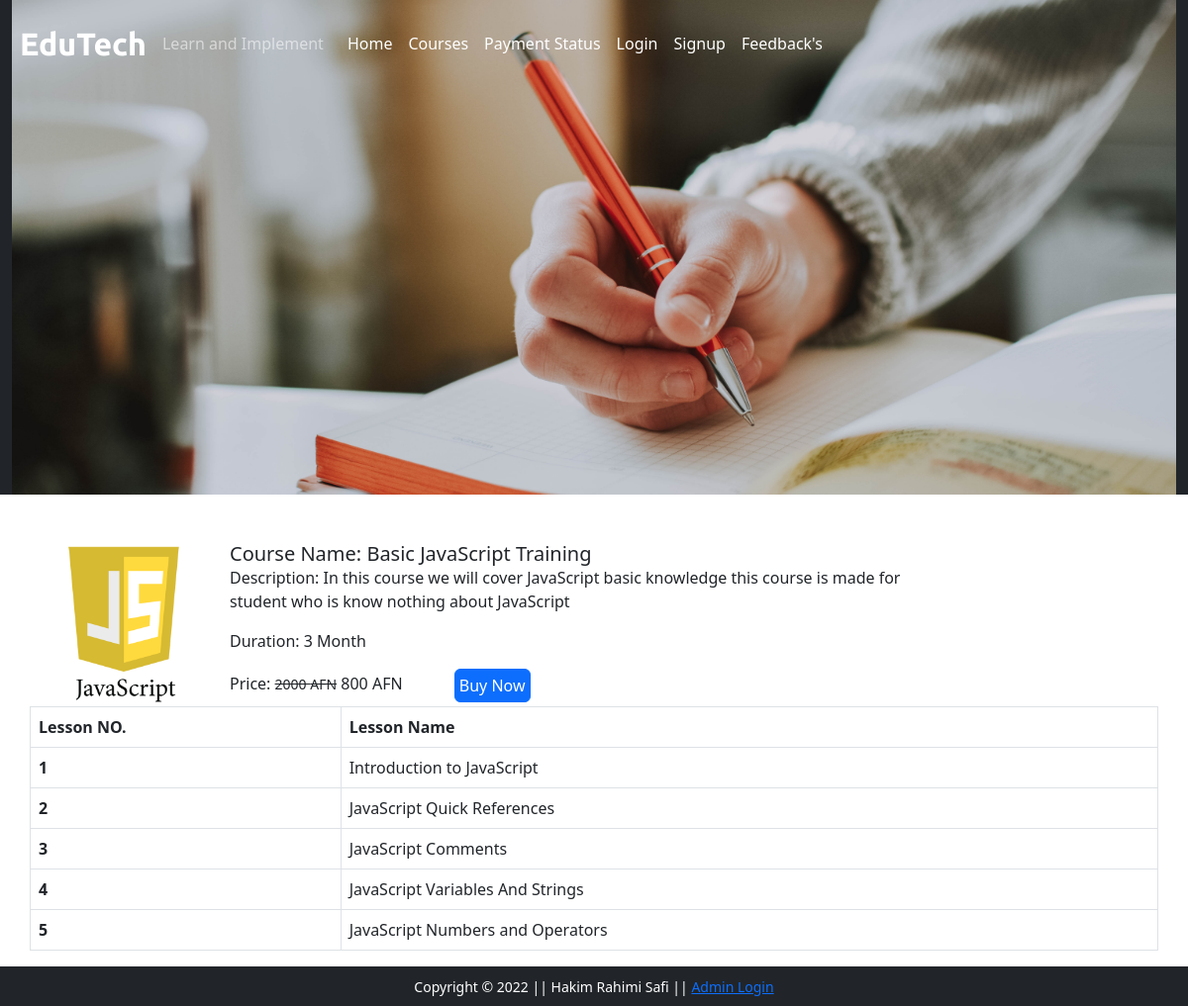
Screenshot of /coursedetails.php?course_id=14 with the database file from the repository.
### tables this page shows
CREATE TABLE `course` (
  `course_id` int(11) NOT NULL,
  `course_name` varchar(40) DEFAULT NULL,
  `course_desc` text DEFAULT NULL,
  `course_author` varchar(50) DEFAULT NULL,
  `course_img` text DEFAULT NULL,
  `course_duration` varchar(50) DEFAULT NULL,
  `course_price` int(11) DEFAULT NULL,
  `course_original_price` int(11) DEFAULT NULL
);

CREATE TABLE `lesson` (
  `lesson_id` int(11) NOT NULL,
  `lesson_name` varchar(50) DEFAULT NULL,
  `lesson_desc` text DEFAULT NULL,
  `lesson_link` varchar(50) DEFAULT NULL,
  `course_id` int(11) DEFAULT NULL,
  `course_name` varchar(50) DEFAULT NULL
);

### coursedetails.php (the view, shortened to what this page needs)
<?php
  include('./mainInclude/header.php');
  ?>
<?php
  include('./dbConnection.php');
  ?>
<div class="container-fluid bg-dark">
    <div class="row">
        <img src="image/Background/1.jpg" alt="courses"
            style="height: 500px; width: 100%; object-fit: cover; box-shadow: 10px;">
    </div>
</div>
<div class="container mt-5">
    <?php
if(isset($_REQUEST['course_id'])){
    $course_id = $_REQUEST['course_id'];
    $sql = "SELECT * FROM course WHERE course_id = '$course_id'";
    $result = $conn->query($sql);
    $row = $result->fetch_assoc();
}
?>
    <div class="row">
        <div class="col-md-2">
            <img src="<?php echo str_replace('..', '.', $row['course_img']) ?>" class="card-img-top"
                alt="Course IMG">
        </div>
        <div class="col-md-8">
            <div card-body>
                <h5 class="card-title">Course Name: <?php echo $row['course_name'] ?></h5>
                <p class="card-text">Description: <?php echo $row['course_desc'] ?></p>
                <p class="card-text">Duration: <?php echo $row['course_duration'] ?></p>
                <form action="checkout.php" method="post">
                    <p class="card-text d-inline">Price: <small><del><?php echo $row['course_original_price'] ?>
                                AFN</del></small> <span
                            class="font-weight-bolder"><?php echo $row['course_price'] ?> AFN</span></p>
                    <button type="submit" class="btn btn-primary text-white font-weight-bolder float-right mx-5 p-1"
                        name="Buy">Buy Now</button>
                </form>
            </div>
        </div>
    </div>
</div>
<div class="container">
    <div class="row">
        <table class="table table-bordered table-hover">
            <thead>
                <tr>
                    <th scope="col">Lesson NO.</th>
                    <th scope="col">Lesson Name</th>
                </tr>
            </thead>
            <tbody>
                <?php
    $sql = "SELECT * FROM lesson WHERE course_id = '$course_id'";
    $result = $conn->query($sql);
    if($result->num_rows > 0){
        $num = 0;
        while($row = $result->fetch_assoc()){
            if($course_id == $row['course_id']){
                $num ++;
        echo '<tr>
                   <th scope="row">'.$num.'</th>
                   <td>'.$row['lesson_name'].'</td>
               </tr>';
        }
    }
    }
    ?>
            </tbody>
        </table>
    </div>
</div>
<?php
    include('./mainInclude/footer.php');
    ?>

### rows the page displays
course: course_img (picture), course_name "Basic JavaScript Training", course_desc "In this course we will cover JavaScript basic knowledge this course is made for student who is know nothing about JavaScript", course_duration "3 Month", course_original_price "2000", course_price "800"
lesson: lesson_name "Introduction to JavaScript"
lesson: lesson_name "JavaScript Quick References"
lesson: lesson_name "JavaScript Comments"
lesson: lesson_name "JavaScript Variables And Strings"
lesson: lesson_name "JavaScript Numbers and Operators"
